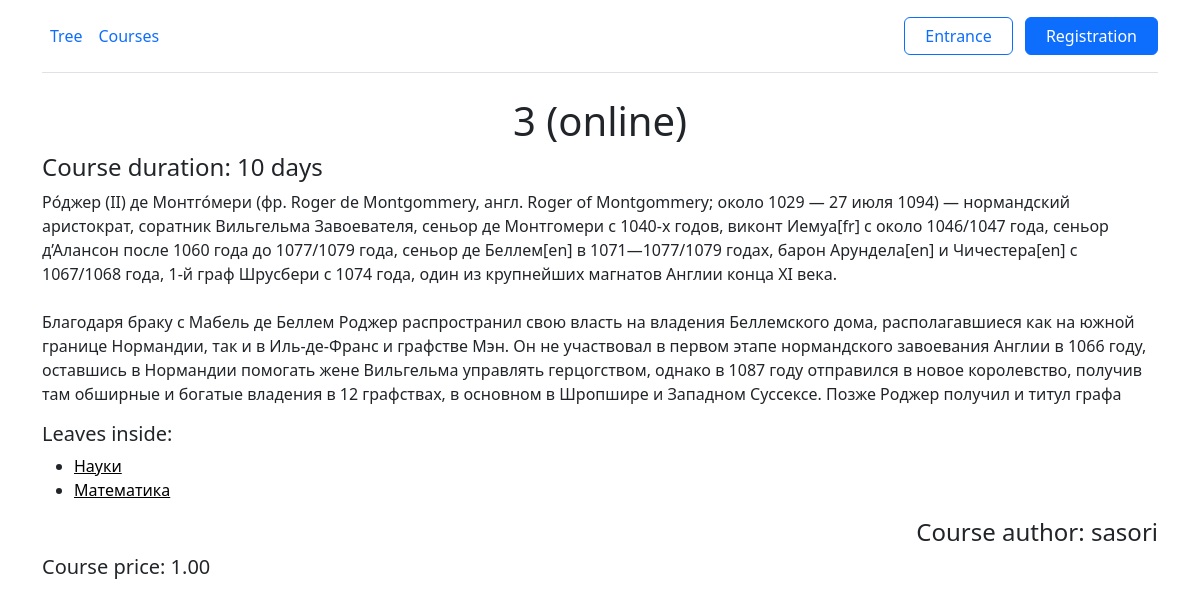
Before: /course/3/ with the older database file.
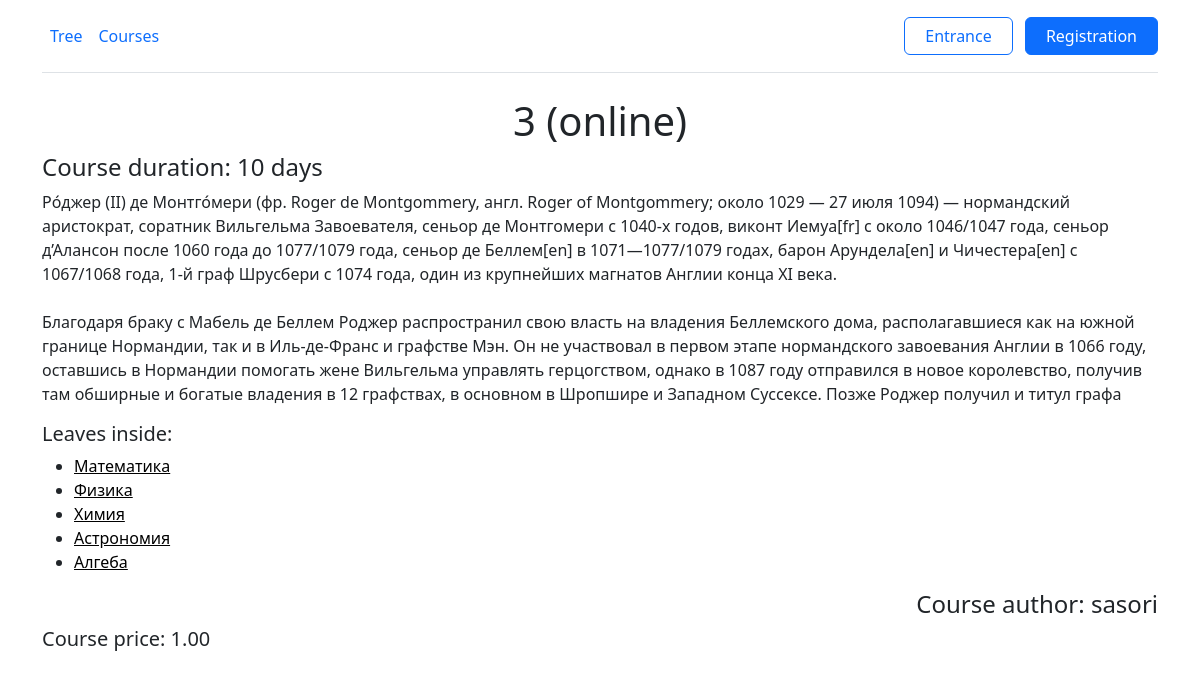
After: the same page with the newer database file.
### tree/models.py (models this page shows, shortened)
class Leaf(models.Model):
    THEORY = 'THEORY'
    PRACTICE = 'PRACTICE'
    PROJECT = 'PROJECT'
    STATUS_CHOICES = [
        (THEORY, 'THEORY'),
        (PRACTICE, 'PRACTICE'),
        (PROJECT, 'PROJECT')
    ]
    name = models.CharField(max_length=63, unique=True)
    parent = models.ForeignKey('self', on_delete=models.SET_NULL, null=True, blank=True)
    description = models.TextField(max_length=1000, null=True, blank=True)
    author = models.ForeignKey(CustomUser, on_delete=models.SET_NULL, null=True, blank=True, default=1)
    type = models.CharField(max_length=10,choices=STATUS_CHOICES, default=THEORY)
    def __str__(self):
        return f'{self.name}'

### tree/views.py (the view)
# urls.py: path('course/<int:id>/', views.CourseView.as_view(), name='course_detail'),
class CourseView(ListView):
    template_name = 'tree/course.html'
    context_object_name = 'object_list'
    model = Course
    def get_context_data(self, **kwargs):
        ctx = super().get_context_data(**kwargs)
        url = self.request.build_absolute_uri()
        clean_url = urlparse(url)._replace(query=None).geturl()
        course = self.model.objects.filter(id=clean_url.split('/')[-2])[0]
        ctx['course'] = course
        ctx['user'] = self.request.user
        user_course = UserCourses.objects.filter(user__id=self.request.user.id, course__id=course.id)
        if user_course:
            ctx['user_course'] = user_course[0]
        return ctx

### tree/models.py (called while the page is built)
    def __str__(self):
        return f'{self.username}'

### tree/templates/tree/course.html (shortened to what this page needs)
{% extends 'base/base.html' %}
{% load static %}
{% block body %}
<div class="container ">
    <h1>{{course.name}} ({{course.format}})</h1>
    <h4 style="text-align: start;">Сourse duration: {{course.duration_in_days}} days</h4>
    <p style="text-align: start;">{{course.description|linebreaksbr}}</p>
    <h5 style="text-align: start;">Leaves inside:</h5>
    <div class="lists">
        <ul>
            {% for item in course.leafs.all %}
            <li><a style="color: black;" href="/tree/{{item.id}}/">{{item}}</a></li>
            {% endfor %}
        </ul>
    </div>
    <h4 style="text-align: end;">Сourse author: {{course.author}} </h4>
    <h5 style="text-align: start;">Сourse price: {{course.price}} </h5>
</div>
{% endblock %}

Changed rows visible on the page:
removed Leaf: name "Науки"
now on this page (row edited): Leaf: name "Физика"
now on this page (row edited): Leaf: name "Химия"
now on this page (row edited): Leaf: name "Астрономия"
now on this page (row unchanged): Leaf: name "Алгеба"
